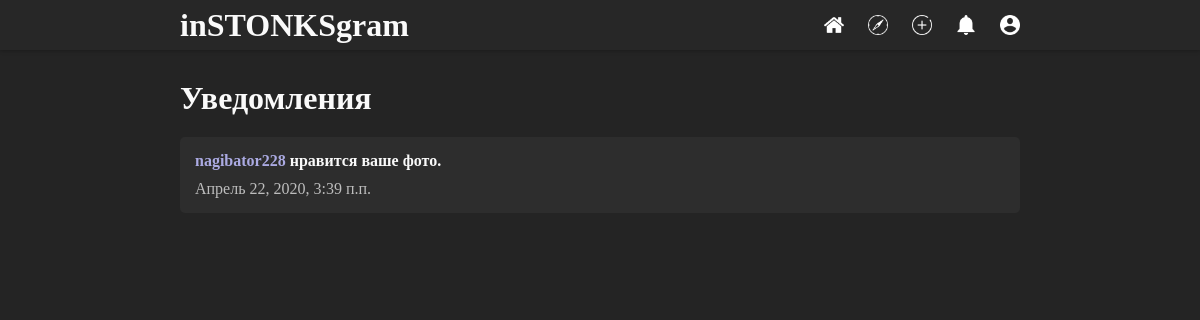
/notifications/ (signed in), run on an earlier commit of the app's database.
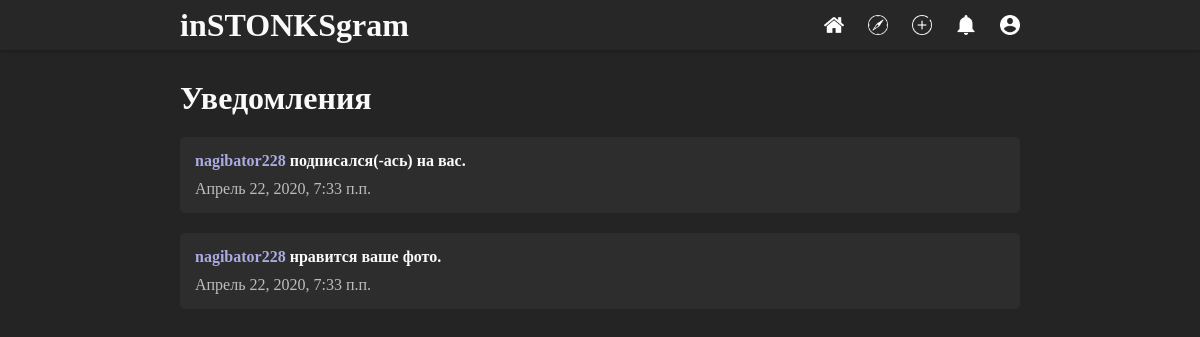
And on a later commit of the database.
### accounts/models.py (models this page shows, shortened)
class Notification(models.Model):
    username = models.ForeignKey(User, on_delete=models.CASCADE)
    notification_from = models.CharField('Другой пользователь', max_length=300, blank=True)
    notification_text = models.CharField('Текст уведомления', max_length=300, blank=True)
    pub_id = models.IntegerField('Идентефикатор публикации', null=True, blank=True)
    not_date = models.DateTimeField('Дата уведомления', auto_now_add=True)

### accounts/views.py (the view)
# urls.py: path('notifications/', views.notificationsView, name='notifications'),
@login_required
def notificationsView(request):
    nots = Notification.objects.filter(username=request.user).order_by('-not_date')[:30]
    return render(request, 'notifications.html', context={'nots': nots})

### accounts/templates/notifications.html
{% extends 'index.html' %}
{% block content %}
    <h1 class="section-name-h1">Уведомления</h1>
    <div class="notifications-block">
    {% if nots %}
        {% for n in nots %}
        <div class="notification">
            <h4><a href="{% url 'profile' n.notification_from %}">{{n.notification_from}}</a> {{n.notification_text}}</h4>
            <p>{{n.not_date}}</p>
        </div>
        {% endfor %}
    {% else %}
    <div class="notification">
        <h3>У вас нет новых уведомлений</h3>
    </div>
    {% endif %}
    </div>
{% endblock %}

What changed in the data, as far as the page shows it:
removed Notification: notification_from "nagibator228", notification_text "нравится ваше фото.", not_date "Апрель 22, 2020, 3:39 п.п."
added Notification: notification_from "nagibator228", notification_text "подписался(-ась) на вас.", not_date "Апрель 22, 2020, 7:33 п.п."
added Notification: notification_from "nagibator228", notification_text "нравится ваше фото.", not_date "Апрель 22, 2020, 7:33 п.п."
